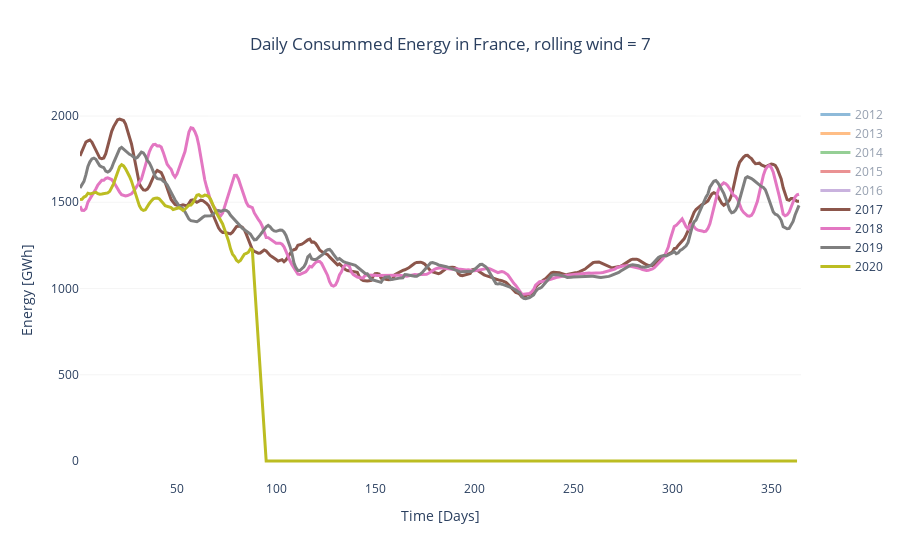

Write notebook code for a chart like this one.
### Markdown cell above
Display the energy as the moving average with a week window per daily energy cumulated

### Code cell
# define graph options
init_year = 2012

fig = plotly.graph_objs.Figure()
#color_list = ["#9b59b6", "#3498db", "#95a5a6", "#e74c3c", "#34495e", "#2ecc71"]
color_list = plotly.colors.DEFAULT_PLOTLY_COLORS 

# process data
df_daily = data_RTE.resample('D').sum().div(2) # calculate the energy integral per day (timestep half-hour)
df_daily['mov_avg'] = data_RTE['Consommation brute électricité (MW) - RTE'].resample('D').sum().div(2).rolling(7, center=True).mean()

# plot graph
for n, year in enumerate(range(init_year, df_daily.index.year.max()+1)):
    df_plot = df_daily[df_daily.index.year == year]
    
    fig.add_trace(
        plotly.graph_objs.Scatter(
            x = np.arange(1, len(df_plot.index)),
            y = df_plot['mov_avg'] / 1000, # GWh
            name = year,
            line = dict(width = 3, color = color_list[n])
            )
    )

fig.update_layout(
    plot_bgcolor='white', 
    xaxis_title = 'Time [Days]',
    yaxis_title = 'Energy [GWh]',
    title = 'Daily Consummed Energy in France, rolling wind = 7',
    title_x = .5
    )
fig.update_yaxes(showgrid=True, gridwidth=.3, gridcolor='gainsboro')

### Figure 1 — Plotly figure (JSON) as saved in the notebook; plotly's stock layout.template omitted (floating-point values rounded to 4 significant figures; data arrays with more than 128 entries replaced by an {"elided": "..."} marker saying what was removed)
{"data": [{"line": {"color": "rgb(31, 119, 180)", "width": 3}, "name": "2012", "type": "scatter", "visible": "legendonly", "x": {"elided": "365 int values"}, "y": {"elided": "366 float values"}}, {"line": {"color": "rgb(255, 127, 14)", "width": 3}, "name": "2013", "type": "scatter", "visible": "legendonly", "x": {"elided": "364 int values"}, "y": {"elided": "365 float values"}}, {"line": {"color": "rgb(44, 160, 44)", "width": 3}, "name": "2014", "type": "scatter", "visible": "legendonly", "x": {"elided": "364 int values"}, "y": {"elided": "365 float values"}}, {"line": {"color": "rgb(214, 39, 40)", "width": 3}, "name": "2015", "type": "scatter", "visible": "legendonly", "x": {"elided": "364 int values"}, "y": {"elided": "365 float values"}}, {"line": {"color": "rgb(148, 103, 189)", "width": 3}, "name": "2016", "type": "scatter", "visible": "legendonly", "x": {"elided": "365 int values"}, "y": {"elided": "366 float values"}}, {"line": {"color": "rgb(140, 86, 75)", "width": 3}, "name": "2017", "type": "scatter", "visible": true, "x": {"elided": "364 int values"}, "y": {"elided": "365 float values"}}, {"line": {"color": "rgb(227, 119, 194)", "width": 3}, "name": "2018", "type": "scatter", "visible": true, "x": {"elided": "364 int values"}, "y": {"elided": "365 float values"}}, {"line": {"color": "rgb(127, 127, 127)", "width": 3}, "name": "2019", "type": "scatter", "x": {"elided": "364 int values"}, "y": {"elided": "365 float values"}}, {"line": {"color": "rgb(188, 189, 34)", "width": 3}, "name": "2020", "type": "scatter", "x": {"elided": "365 int values"}, "y": {"elided": "366 float values"}}], "layout": {"autosize": true, "plot_bgcolor": "white", "title": {"text": "Daily Consummed Energy in France, rolling wind = 7", "x": 0.5}, "xaxis": {"autorange": true, "range": [1, 365], "title": {"text": "Time [Days]"}, "type": "linear"}, "yaxis": {"autorange": true, "gridcolor": "gainsboro", "gridwidth": 0.3, "range": [-110.2, 2093.0], "showgrid": true, "title": {"text": "Energy [GWh]"}, "type": "linear"}}}
